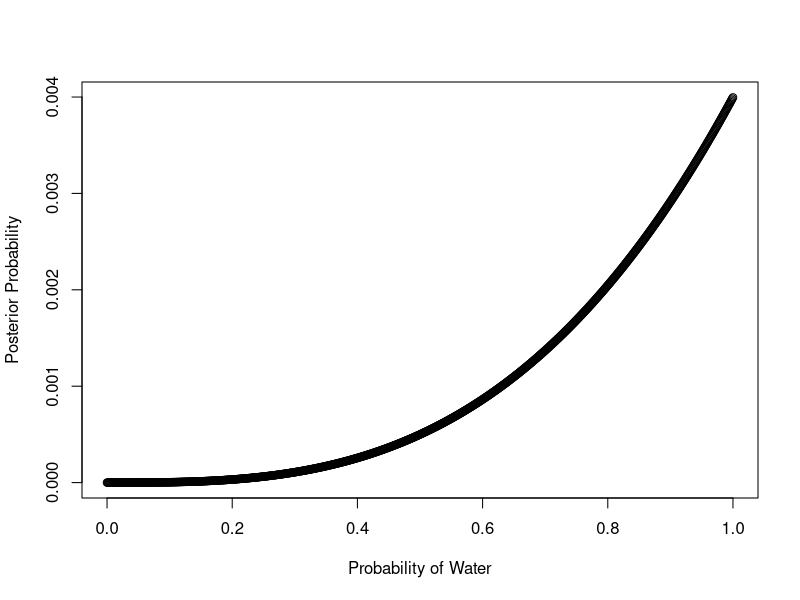
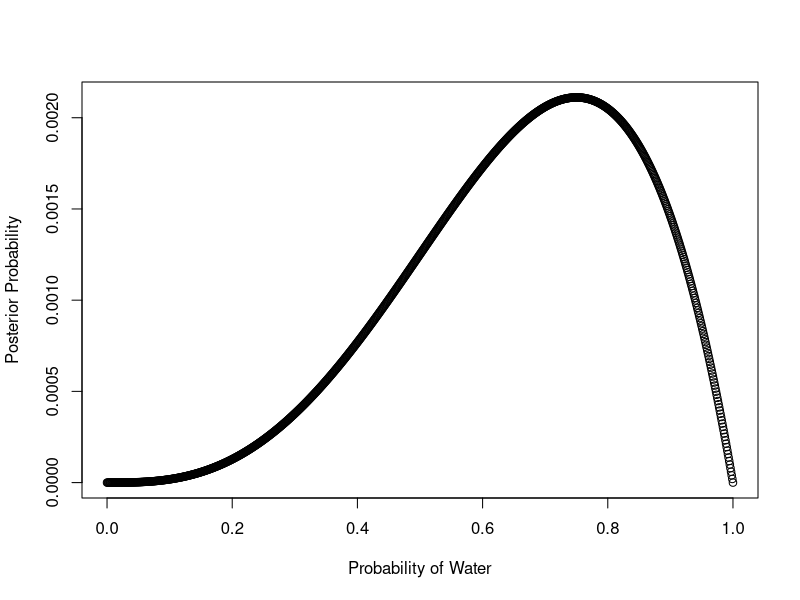
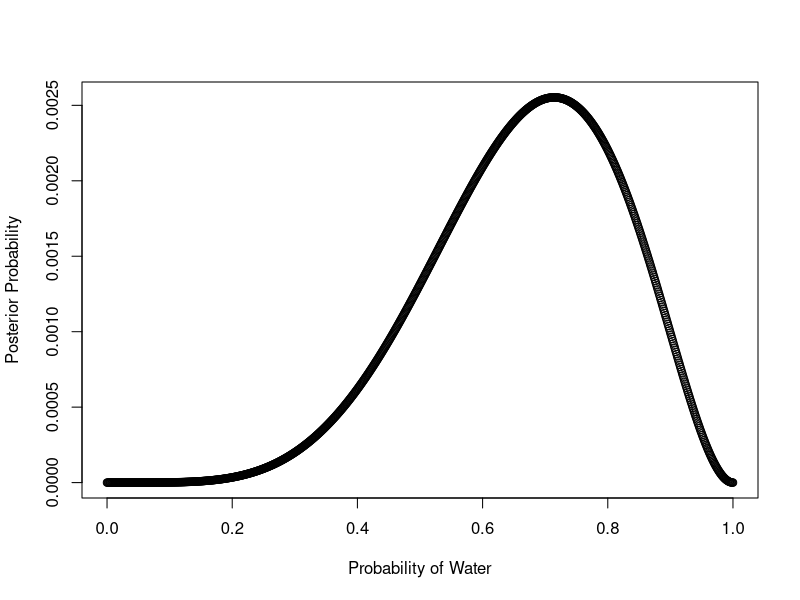
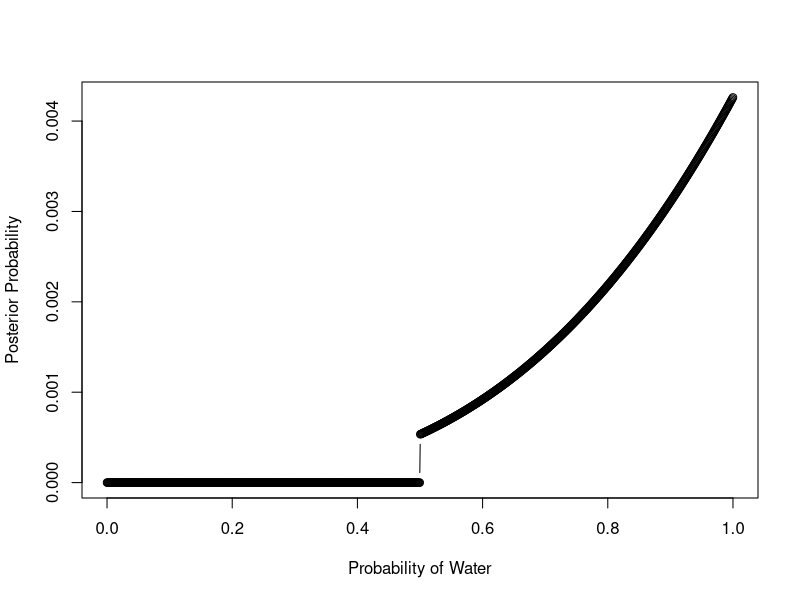
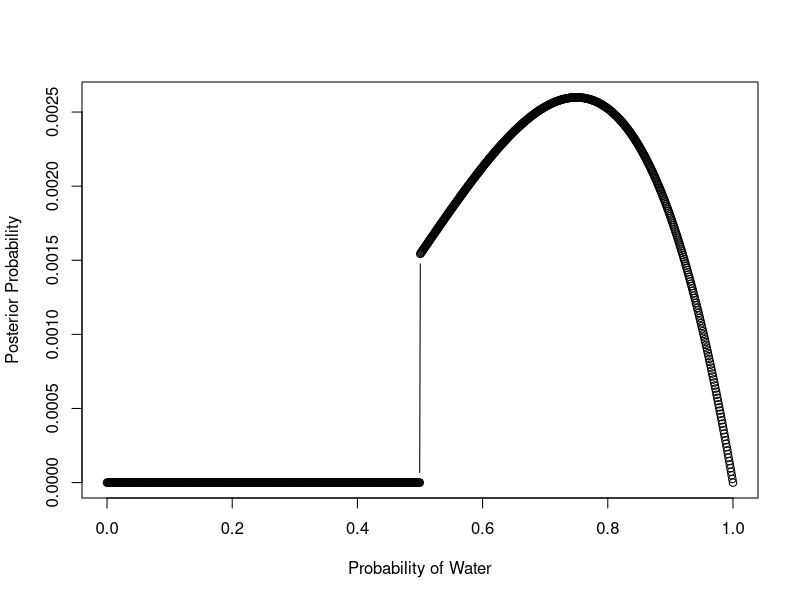
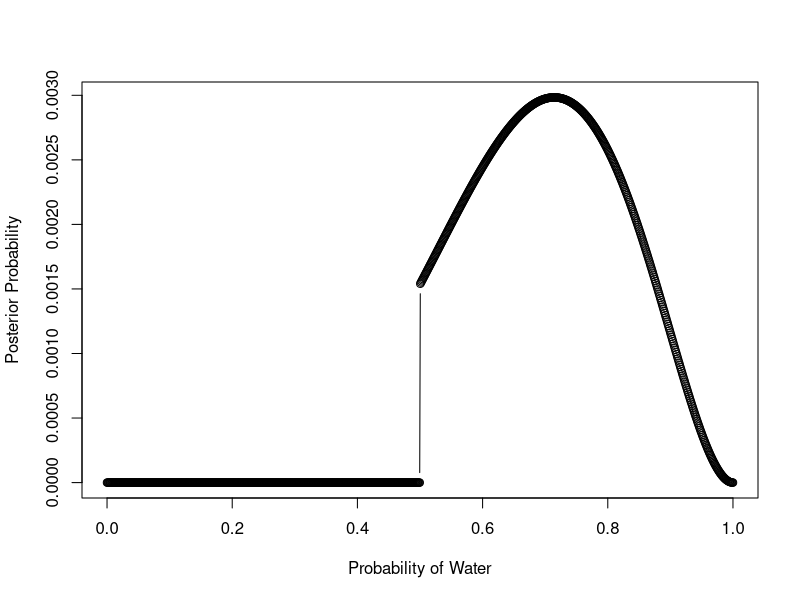

Write R code to recreate these figures, in order.
## ---- chunk 1
#Grid approximation with 1000 points
prior <- rep(1, 1000)
p_grid <- seq(from=0, to=1, length.out = 1000)

likelihood <- dbinom(3, 3, prob = p_grid)

unstd.posterior <- prior * likelihood

posterior <- unstd.posterior / sum(unstd.posterior)
## ---- chunk 2
plot(p_grid, posterior, type="b",
     ylab="Posterior Probability",
     xlab = "Probability of Water")
## ---- chunk 3
#Grid approximation with 1000 points
prior <- rep(1, 1000)
p_grid <- seq(from=0, to=1, length.out = 1000)

likelihood <- dbinom(3, 4, prob = p_grid)

unstd.posterior <- prior * likelihood

posterior <- unstd.posterior / sum(unstd.posterior)
## ---- chunk 4
plot(p_grid, posterior, type="b",
     ylab="Posterior Probability",
     xlab = "Probability of Water")
## ---- chunk 5
#Grid approximation with 1000 points
prior <- rep(1, 1000)
p_grid <- seq(from=0, to=1, length.out = 1000)

likelihood <- dbinom(5, 7, prob = p_grid)

unstd.posterior <- prior * likelihood

posterior <- unstd.posterior / sum(unstd.posterior)
## ---- chunk 6
plot(p_grid, posterior, type="b",
     ylab="Posterior Probability",
     xlab = "Probability of Water")
## ---- chunk 7
prior <- ifelse(p_grid < 0.5, 0, 1)
p_grid <- seq(from=0, to=1, length.out = 1000)

likelihood <- dbinom(3, 3, prob = p_grid)

unstd.posterior <- prior * likelihood

posterior <- unstd.posterior / sum(unstd.posterior)
## ---- chunk 8
plot(p_grid, posterior, type="b",
     ylab="Posterior Probability",
     xlab = "Probability of Water")
## ---- chunk 9
prior <- ifelse(p_grid < 0.5, 0, 1)
p_grid <- seq(from=0, to=1, length.out = 1000)

likelihood <- dbinom(3, 4, prob = p_grid)

unstd.posterior <- prior * likelihood

posterior <- unstd.posterior / sum(unstd.posterior)
## ---- chunk 10
plot(p_grid, posterior, type="b",
     ylab="Posterior Probability",
     xlab = "Probability of Water")
## ---- chunk 11
prior <- ifelse(p_grid < 0.5, 0, 1)
p_grid <- seq(from=0, to=1, length.out = 1000)

likelihood <- dbinom(5, 7, prob = p_grid)

unstd.posterior <- prior * likelihood

posterior <- unstd.posterior / sum(unstd.posterior)
## ---- chunk 12
plot(p_grid, posterior, type="b",
     ylab="Posterior Probability",
     xlab = "Probability of Water")
## ---- chunk 13
0.3 * 0.5 /(0.3 * 0.5 +1 * 0.5)
## ---- chunk 14
2/4
